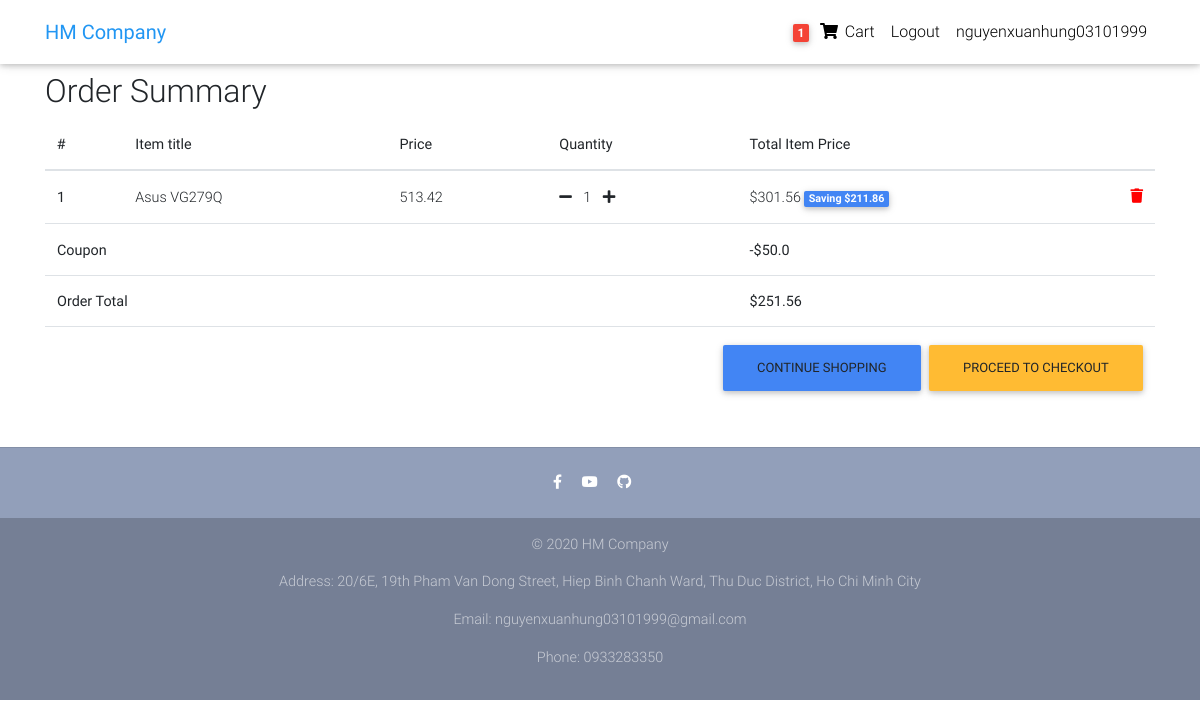
Screenshot of /order-summary/ (signed in) with the database file from the repository.
### core/models.py (models this page shows, shortened)
class Order(models.Model):
    user = models.ForeignKey(settings.AUTH_USER_MODEL,
                             on_delete=models.CASCADE)
    ref_code = models.CharField(max_length=20, blank=True, null=True)
    items = models.ManyToManyField(OrderItem)
    start_date = models.DateTimeField(auto_now_add=True)
    ordered_date = models.DateTimeField()
    ordered = models.BooleanField(default=False)
    shipping_address = models.ForeignKey(
        'Address', related_name='shipping_address', on_delete=models.SET_NULL, blank=True, null=True)
    billing_address = models.ForeignKey(
        'Address', related_name='billing_address', on_delete=models.SET_NULL, blank=True, null=True)
    payment = models.ForeignKey(
        'Payment', on_delete=models.SET_NULL, blank=True, null=True)
    coupon = models.ForeignKey(
        'Coupon', on_delete=models.SET_NULL, blank=True, null=True)
    being_delivered = models.BooleanField(default=False)
    received = models.BooleanField(default=False)
    refund_requested = models.BooleanField(default=False)
    refund_granted = models.BooleanField(default=False)
    def get_total(self):
        total = 0
        for order_item in self.items.all():
            total += order_item.get_final_price()
        if self.coupon:
            total -= self.coupon.amount
        return total

class OrderItem(models.Model):
    user = models.ForeignKey(settings.AUTH_USER_MODEL,
                             on_delete=models.CASCADE)
    ordered = models.BooleanField(default=False)
    item = models.ForeignKey(Item, on_delete=models.CASCADE)
    quantity = models.IntegerField(default=1)
    def get_total_item_price(self):
        return self.quantity * self.item.price
    def get_total_discount_item_price(self):
        total_discount_item_price = round(float(self.quantity * self.item.discount_price), 2)
        return total_discount_item_price
    def get_amount_saved(self):
        amount_saved = round(float(self.get_total_item_price() - self.get_total_discount_item_price()), 2)
        return amount_saved
    def get_final_price(self):
        if self.item.discount_price:
            return self.get_total_discount_item_price()
        return self.get_total_item_price()

class Item(models.Model):
    title = models.CharField(max_length=100)
    price = models.FloatField()
    discount_price = models.FloatField(blank=True, null=True)
    category = models.CharField(choices=CATEGORY_CHOICES, max_length=2)
    label = models.CharField(choices=LABEL_CHOICES, max_length=1)
    slug = models.SlugField()
    description = models.TextField()
    image = models.ImageField()

class Coupon(models.Model):
    code = models.CharField(max_length=15)
    amount = models.FloatField()

### core/views.py (the view)
# urls.py: path('order-summary/', OrderSummaryView.as_view(), name='order-summary'),
class OrderSummaryView(LoginRequiredMixin, View):
    def get(self, *args, **kwargs):
        try:
            order = Order.objects.get(user=self.request.user, ordered=False)
            context = {
                'object': order
            }
            return render(self.request, 'order_summary.html', context)
        except ObjectDoesNotExist:
            messages.warning(self.request, "You do not have an active order")
            return redirect("/")

### core/templatetags/cart_template_tags.py (called while the page is built)
@register.filter
def cart_item_count(user):
    if user.is_authenticated:
        qs = Order.objects.filter(user=user, ordered=False)
        if qs.exists():
            return qs[0].items.count()
    return 0

### templates/order_summary.html (shortened to what this page needs)
{% extends "base.html" %}
{% block content %}
  <main>
    <div class="container">
    <div class="table-responsive text-nowrap">
    <h2>Order Summary</h2>
    <table class="table">
        <thead>
        <tr>
            <th scope="col">#</th>
            <th scope="col">Item title</th>
            <th scope="col">Price</th>
            <th scope="col">Quantity</th>
            <th scope="col">Total Item Price</th>
        </tr>
        </thead>
        <tbody>
        {% for order_item in object.items.all %}
        <tr>
            <th scope="row">{{ forloop.counter }}</th>
            <td>{{ order_item.item.title }}</td>
            <td>{{ order_item.item.price }}</td>
            <td>
                <a href="{% url 'core:remove-single-item-from-cart' order_item.item.slug %}"><i class="fas fa-minus mr-2"></i></a>
                {{ order_item.quantity }}
                <a href="{% url 'core:add-to-cart' order_item.item.slug %}"><i class="fas fa-plus ml-2"></i></a>
            </td>
            <td>
            {% if order_item.item.discount_price %}
                ${{ order_item.get_total_discount_item_price }}
                <span class="badge badge-primary">Saving ${{ order_item.get_amount_saved }}</span>
            {% else %}
                ${{ order_item.get_total_item_price }}
            {% endif %}
            <a style='color: red;' href="{% url 'core:remove-from-cart' order_item.item.slug %}">
                <i class="fas fa-trash float-right"></i>
            </a>
            </td>
        </tr>
        {% endfor %}
        {% if object.coupon %}
        <tr>
            <td colspan="4"><b>Coupon</b></td>
            <td><b>-${{ object.coupon.amount }}</b></td>
        </tr>
        {% endif %}
        {% if object.get_total %}
        <tr>
            <td colspan="4"><b>Order Total</b></td>
            <td><b>${{ object.get_total }}</b></td>
        </tr>
        <tr>
            <td colspan="5">
            <a class='btn btn-warning float-right ml-2' href='/checkout/'>Proceed to checkout</a>
            <a class='btn btn-primary float-right' href='/'>Continue shopping</a>
            </td>
        </tr>
        {% endif %}
        </tbody>
    </table>
    </div>
    </div>
  </main>
{% endblock content %}

### templates/navbar.html (shortened to what this page needs)
{% load cart_template_tags %}
<nav class="navbar fixed-top navbar-expand-lg navbar-light white scrolling-navbar">
    <div class="container">
      <a class="navbar-brand waves-effect" href="/">
        <strong class="blue-text">HM Company</strong>
      </a>
      <div class="collapse navbar-collapse" id="navbarSupportedContent">
        <ul class="navbar-nav nav-flex-icons">
          {% if request.user.is_authenticated %}
          <li class="nav-item">
            <a href="{% url 'core:order-summary' %}" class="nav-link waves-effect">
              <span class="badge red z-depth-1 mr-1"> {{ request.user|cart_item_count }} </span>
              <i class="fas fa-shopping-cart"></i>
              <span class="clearfix d-none d-sm-inline-block"> Cart </span>
            </a>
          </li>
          <li class="nav-item">
            <a class="nav-link waves-effect" href="{% url 'account_logout' %}">
              <span class="clearfix d-none d-sm-inline-block"> Logout </span>
            </a>
          </li>
          <li class="nav-item">
            <a class="nav-link waves-effect" href="{% url 'account_login' %}">
              <span class="clearfix d-none d-sm-inline-block"> {{ user.username }} </span>
            </a>
          </li>
          {% endif %}
        </ul>
      </div>
    </div>
  </nav>

### templates/base.html (style rules this page uses)
html, body, header, .carousel { height: 60vh; }

### rows the page displays
OrderItem: item "Asus VG279Q", item.price "513.42", quantity "1", get_total_discount_item_price "301.56", get_amount_saved "211.86"
Order: coupon.amount "50.0", get_total "251.56"

### other values shown
{{ request.user|cart_item_count }} "1"
{{ user.username }} "nguyenxuanhung03101999"
